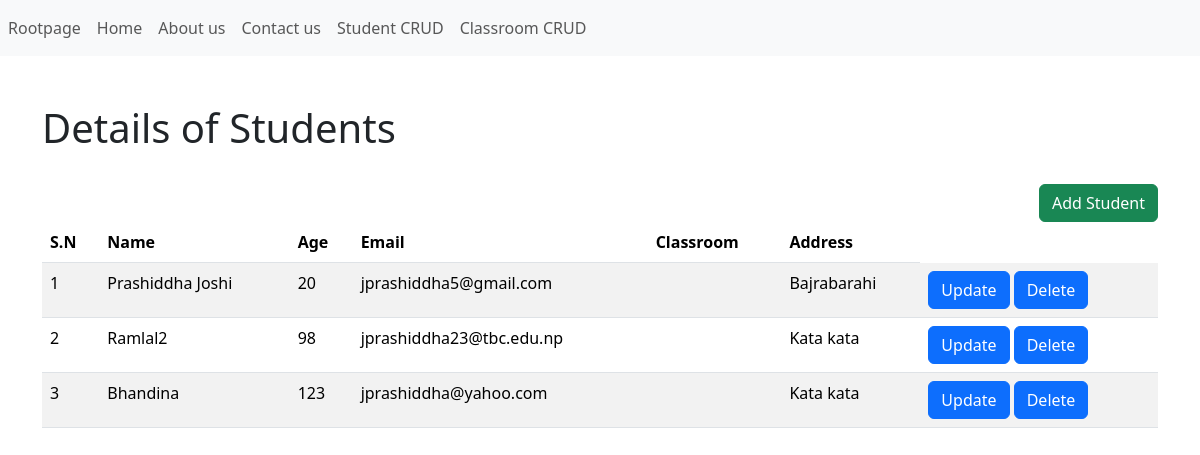
The page /crud/student/ on the database its author committed.
### crud/models.py (models this page shows)
class Student(models.Model):
    name=models.CharField(max_length=50)
    age=models.IntegerField()
    email=models.EmailField()
    address=models.CharField(max_length=50)
    classroom=models.ForeignKey(Classroom,on_delete=models.CASCADE,related_name="classroom_students",null=True,blank=True)

### crud/views.py (the view)
# urls.py: path("student/", student_view, name="crud_student"),
def student_view(request):
    return render(request, template_name="crud/student_details.html", context={"students": Student.objects.all()})

### crud/templates/crud/student_details.html (shortened to what this page needs)
{% extends 'layouts/base.html' %}
{% block content %}
<div class="container">
    <h1>Details of Students</h1><br>
    <a href="{% url 'add_student' %}" class="btn btn-success" style="float: right;">Add Student</a>
    <table class="table table-striped">
        <thead>
            <tr>
                <th>S.N</th>
                <th>Name</th>
                <th>Age</th>
                <th>Email</th>
                <th>Classroom</th>
                <th>Address
                </th>
            </tr>
        </thead>
        <tbody>
            {% for i in students %}
                <tr>
                    <td>{{forloop.counter}}</td>
                    <td>{{i.name}}</td>
                    <td>{{i.age}}</td>
                    <td>{{i.email}}</td>
                    <td>{{i.classroom.name}}</td>
                    <td>{{i.address}}</td>
                    <td>
                        <a href="{% url 'update_student' i.id %}" class="btn btn-primary">Update</a>
                        <a href="{% url 'delete_student' i.id %}" class="btn btn-primary">Delete</a>
                    </td>
                </tr>
            {% endfor %}
        </tbody>
    </table>
</div>
{% endblock %}

### myapp/templates/Layouts/base.html (shortened to what this page needs)
<!DOCTYPE html>
<html lang="en">
<head>
    <link href="https://cdn.jsdelivr.net/npm/bootstrap@5.3.3/dist/css/bootstrap.min.css" rel="stylesheet">
</head>
<body>
    <nav class="navbar navbar-expand-lg navbar-light bg-light">
        <div class="collapse navbar-collapse" id="navbarSupportedContent">
          <ul class="navbar-nav mr-auto">
            <li class="nav-item active">
              <a class="nav-link" href="{% url 'rootpage' %}">Rootpage</a>
            </li>
            <li class="nav-item active">
              <a class="nav-link" href="{% url 'temp_inherit' %}">Home</a>
            </li>
            <li class="nav-item">
              <a class="nav-link" href="{% url 'about_view' %}">About us</a>
            </li>
            <li class="nav-item">
                <a class="nav-link" href="{% url 'contact_view'%}">Contact us </a>
            </li>
            <li class="nav-item">
              <a class="nav-link" href="{% url 'crud_student' %}">Student CRUD</a>
            </li>
            <li class="nav-item">
                <a class="nav-link" href="{% url 'crud_classroom'%}">Classroom CRUD</a>
            </li>
        </div>
      </nav>    <br><br>
    {% block content %}{% endblock %}
</body>
</html>

### rows shown on the page
Student: name "Prashiddha Joshi", age "20", email "jprashiddha5@gmail.com", address "Bajrabarahi"
Student: name "Ramlal2", age "98", email "jprashiddha23@tbc.edu.np", address "Kata kata"
Student: name "Bhandina", age "123", email "jprashiddha@yahoo.com", address "Kata kata"
